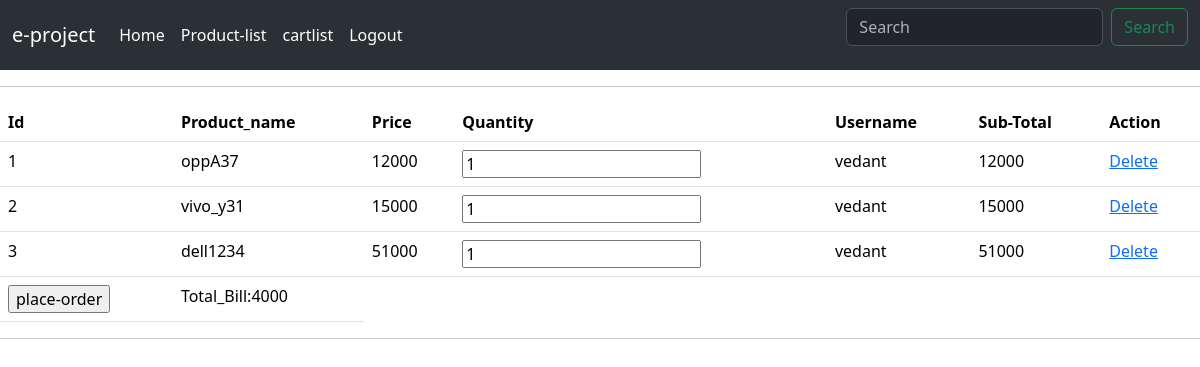
Screenshot of /clist (signed in) with the database file from the repository.
### eapp/models.py (models this page shows)
class cart(models.Model):
  user=models.ForeignKey(User,on_delete=models.CASCADE)
  product=models.ForeignKey(Product,on_delete=models.CASCADE)
  class Meta:
    db_table='cart'

class Product(models.Model):
  p_name=models.CharField(max_length=300)
  p_price=models.IntegerField()
  p_description=models.TextField(max_length=300)
  user=models.ForeignKey(User,on_delete=models.CASCADE)
  category=models.ForeignKey(Category,on_delete=models.CASCADE)
  class Meta:
    db_table='product'

### eapp/views.py (the view)
# urls.py: path('clist',v.cart_list),
def cart_list(request):
  uid=request.session.get('uid')
  user=User.objects.get(id=uid)
  cl=cart.objects.filter(user=uid)
  context={'cl':cl}
  return render(request,'cartlist.html',context)

### eapp/templates/cartlist.html
{%include 'navbar.html'%}
<hr>
<table class="table">
  <tr>
    <th>Id</th>
    <th>Product_name</th>
    <th>Price</th>
    <th>Quantity</th>
    <th>Username</th>
    <th>Sub-Total</th>
    <th>Action</th>
  </tr>
  {%for i in cl%}
  <tr>
    <td>{{i.id}}</td>
    <td>{{i.product.p_name}}</td>
    <td>{{i.product.p_price}}</td>
    <td><input type="number" name="qty" value="1"></td>
    <td>{{i.user.username}}</td>
    <td>{{i.product.p_price}}</td>
    <td><a href="">Delete</a></td>
  </tr>
  {%endfor%}
  <tr>
    <td><input type="submit" value="place-order"></td>
    <td>Total_Bill:<span>4000</span></td>
  </tr>
</table>
<hr>

### rows the page displays
cart: id "1", product.p_name "oppA37", product.p_price "12000", user.username "vedant"
cart: id "2", product.p_name "vivo_y31", product.p_price "15000", user.username "vedant"
cart: id "3", product.p_name "dell1234", product.p_price "51000", user.username "vedant"
